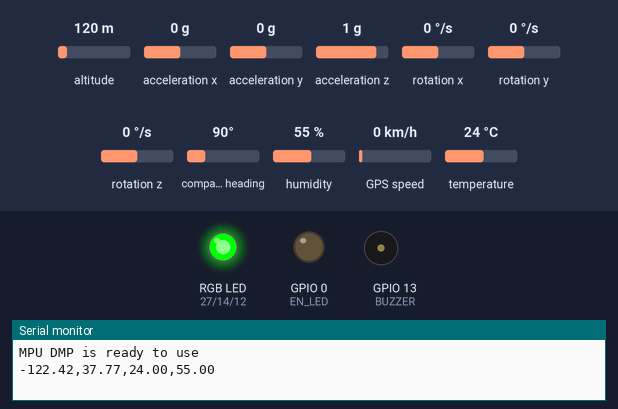
A program run on a simulated ESP32. On the bench: an RGB LED mixed from three pins (HIGH = lit), output pins drawn as LEDs (lit = HIGH), buzzer (waves = sounding, pin HIGH), the last lines printed to the serial monitor. Inputs (shaded band) come from the test bench; at power-on: acceleration z 1 g, acceleration y 0 g, altitude 120 m, acceleration x 0 g, rotation x 0 °/s, rotation y 0 °/s, rotation z 0 °/s, compass heading 90°, humidity 55 %, GPS speed 0 km/h, temperature 24 °C. The sensor or clock chip raises its interrupt line as the real part does; the GPS gets a fix after 3 s at 37.7749, -122.4194 with 8 satellites.

Above: at 3.7 s.
3.8 s: acceleration z set to 0.1 g
5.3 s: acceleration z set to -0.2 g
At 5.9 s:
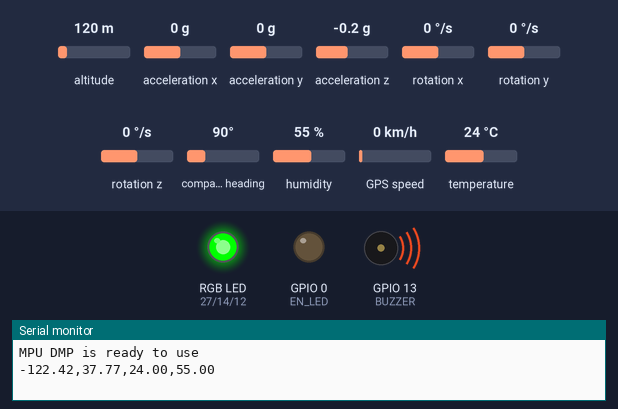
6.8 s: acceleration y set to -0.2 g
At 7.7 s:
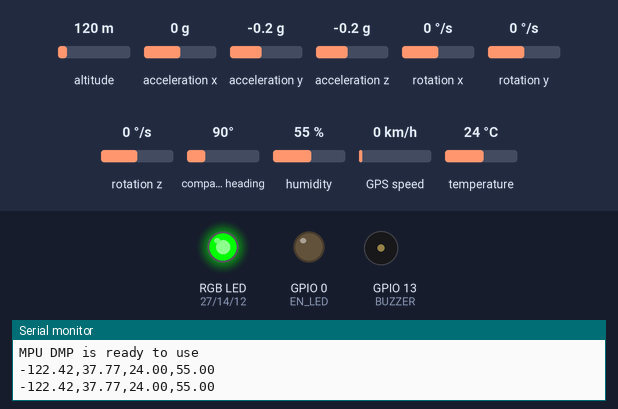
8.3 s: acceleration y set to 0.8 g
At 8.8 s:
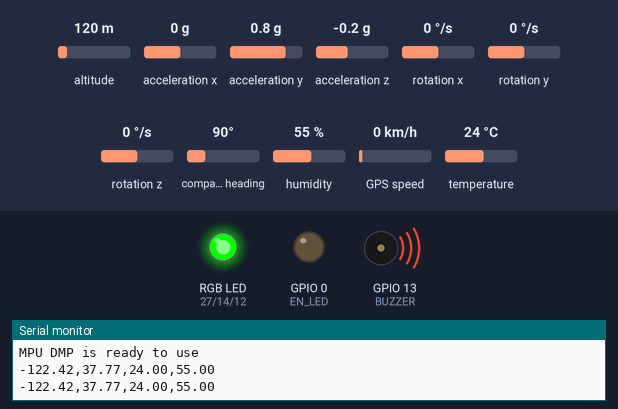
Timing chart, 0 to 10.8 s (numbered marks = the images above; inputs shaded):
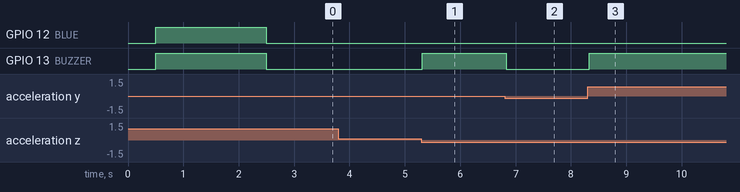

Measured:
- the behaviour switches between 0 and -0.1 g on acceleration z (found by bisection; images 0 and 1)
- the behaviour switches between 0 and -0.1 g on acceleration y (found by bisection; images 1 and 2)
- after the input at 3.8 s, every drawn part: stays the same
- after the input at 5.3 s, GPIO 13 (BUZZER): LOW → HIGH at once
- after the input at 6.8 s, GPIO 13 (BUZZER): HIGH → LOW at once
- after the input at 8.3 s, GPIO 13 (BUZZER): LOW → HIGH at once

The program:

main.cpp
```cpp
#include <Arduino.h>
#include <DHT.h>
#include <TinyGPS++.h>
#include "MPU6050_6Axis_MotionApps20.h"
#include "WiFi.h"

// MACROS
#define DHT_PIN 4
#define DHTTYPE DHT22
#define MPU_INTERRUPT_PIN 27
#define EN_LED 0
#define RED 27
#define GREEN 14
#define BLUE 12
#define BUZZER 13

// Constants
const int time2send = 3000;
const int time2sample_dht = 1000;

// Flags
bool wifi_connected = false;
bool mpu_connected = false;

// Sensores
DHT dht(DHT_PIN, DHTTYPE, 22);
TinyGPSPlus gps;
MPU6050 mpu;

// GLOBAL VARS FOR TELEMETRY //
// DHT vars
float hum, temp;

// GPS vars
float lat, lon;
float meters = 0;
uint8_t sats = 0;

// MPU Control vars
bool dmp_ready = false;
uint8_t device_status;
uint8_t interrupt_status;
uint8_t fifoBuffer[64];
uint16_t packet_size;
uint16_t fifo_count;

// DMP Vars
Quaternion q;
VectorInt16 aa;     // Raw acceleration from the sensor
VectorInt16 aaReal;
VectorFloat gravity;
float ypr[3];       // Yaw, Pitch, Roll
float average_array[50];
float mean_accel;
uint8_t accel_count;

// Time management
unsigned long time_aux = 0;

// Send data
String data = "";

///// MPU INTERRUPT /////////////////////////
volatile bool mpu_interrupt = false;
void dmpDataReady(){
  mpu_interrupt = true;
}
/////////////////////////////////////////////

void getGpsInfo(){
  char c = Serial2.read();
      if (gps.encode(c)){   // If a valid sentence comes in get data
        lat = gps.location.lat();
        lon = gps.location.lng();
        meters = gps.altitude.meters();
        sats = gps.satellites.value();
      }
}

void getMpuData(){
  // If dmp was configured succesfully read available packet to fifo buffer
  if(mpu.dmpGetCurrentFIFOPacket(fifoBuffer)){
      // Get yaw/pitch/roll in array
      mpu.dmpGetQuaternion(&q, fifoBuffer);
      mpu.dmpGetGravity(&gravity, &q);
      mpu.dmpGetYawPitchRoll(ypr, &q, &gravity);

      // Get acceleration
      mpu.dmpGetAccel(&aa, fifoBuffer);
      mpu.dmpGetLinearAccel(&aaReal, &aa, &gravity);   // For our needs aaReal is better because it depreciates the constant effect of gravity

      // Average
      mean_accel = (aaReal.x + aaReal.y + aaReal.z) / 3;
  }
}

void updateRGBStat(){
  if(wifi_connected && mpu_connected){
    Serial.println("All working fine");
    analogWrite(RED, 0);     // GREEN (working fine)
    analogWrite(GREEN, 255);
    analogWrite(BLUE, 0);
  }else if(wifi_connected && !mpu_connected){
    analogWrite(RED, 255);     // PURPLE
    analogWrite(GREEN, 0);
    analogWrite(BLUE, 255);
  }else if(!wifi_connected && mpu_connected){
    analogWrite(RED, 0);     // GREEN UPDATE
    analogWrite(GREEN, 255);
    analogWrite(BLUE, 0);
  }else{
    analogWrite(RED, 255);   // RED (nothing works)
    analogWrite(GREEN, 0);
    analogWrite(BLUE, 0);
  }
}

//////////////////////////////////////////

void setup() {
  // UART channels
  Serial.begin(115200);
  Serial2.begin(9600);

  // I2C communication
  Wire.begin();

  // DHT temperature sensor
  dht.begin();

  // Enable LEDS
  pinMode(BUZZER, OUTPUT);
  pinMode(EN_LED, OUTPUT);
  pinMode(RED, OUTPUT);
  pinMode(GREEN, OUTPUT);
  pinMode(BLUE, OUTPUT);

  // MPU and DMP init
  // Serial.println(mpu.testConnection()? "MPU connected succesfully" : "MPU failed to connect");
  device_status = mpu.dmpInitialize();

  // Blue while calibrating
  analogWrite(BLUE, 255);
  analogWrite(RED, 0);
  analogWrite(GREEN, 0);

  // Start sound !
  while(millis() < 2500){
    digitalWrite(BUZZER, HIGH);
  }

  digitalWrite(BUZZER, LOW);

  // MPU DMP status handling
  if(device_status == 0){
    mpu_connected = true;
    mpu.setDMPEnabled(true);

    // Calibrate
    mpu.CalibrateAccel(7);
    mpu.CalibrateGyro(7);

    // Config interrupt
    attachInterrupt(digitalPinToInterrupt(MPU_INTERRUPT_PIN), dmpDataReady, RISING);
    interrupt_status = mpu.getIntStatus();

    // Update dmp ready flag to true
    Serial.println("\nMPU DMP is ready to use");
    // dmp_ready = true;

    packet_size = mpu.dmpGetFIFOPacketSize();  // Expected packet size for dmp
  }else{
    // Error: 1 = Initial memory load failed, 2 = DMP configuration updates failed
    Serial.println("DMP config failed with code " + String(device_status));
    mpu_connected = false;
  }

  // Update RGB LED as flag
  updateRGBStat();
}

/////////////////////////////////////////////

void loop() {
  // While there is no available data from MPU
  if(millis() - time_aux >= time2send){
    // DHT section
    hum = dht.readHumidity();
    temp = dht.readTemperature();

    // GPS Section
    while (Serial2.available())
    {
      // Get currently available info in serial2 from gps
      getGpsInfo();
    }

    // PRINT DATA
    // Serial.println("Temperature: " + String(temp));
    // Serial.println("Humidity: " + String(hum));
    // Serial.println("Longitude: " + String(lon));
    // Serial.println("Latitude: " + String(lat));
    // Serial.println("Altitude: " + String(meters));
    // Serial.println("Acceleration: " + String(aaReal.x) + " " + String(aaReal.y) + " " + String(aaReal.z));
    // Serial.println("Gyroscope: " + String(ypr[0] * 180/M_PI) + " " + String(ypr[1] * 180/M_PI) + " " + String(ypr[2] * 180/M_PI) + "\n");

    // data = String(temp) + "," + String(hum) + "," + String(lon) + "," + String(lat) + "," + String(meters) + "," +
    //        String(aaReal.x) + "," + String(aaReal.y) + "," + String(aaReal.z) + "," + String(ypr[0] * 180/M_PI) + ","
    //        + String(ypr[1] * 180/M_PI) + "," + String(ypr[2] * 180/M_PI);

    data = String(lon) + "," + String(lat) + "," + String(temp) + "," + String(hum);

    Serial.println(data);

    time_aux = millis();
  }

  // Get MPU data
  if(mpu_connected){
    getMpuData();
  }

  // Manage bad orientation
  if(ypr[2] * 180/M_PI >= 90 || ypr[3] * 180/M_PI >= 90){
    // Serial.println("BAd orientatioon!");
    digitalWrite(BUZZER, HIGH);
  }else{
    digitalWrite(BUZZER, LOW);
  }

  // if(aaReal.x >= 10000 || aaReal.y >= 10000 || aaReal.z >= 10000){
  //   // Serial.println("BAd orientatioon!");
  //   digitalWrite(BUZZER, HIGH);
  // }else{
  //   digitalWrite(BUZZER, LOW);
  // }

  delay(100);
}
```
